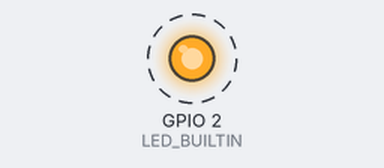
The sketch below on a simulated ESP32. On the bench: output pins drawn as LEDs (lit = HIGH). Dashed ring = blinking. WiFi joins after 1.5 s; servers stay silent unless stated; what the sketch prints to the serial monitor is not drawn.

Above: at 2.5 s.
Timing chart, 0 to 6.6 s (numbered marks = the images above):
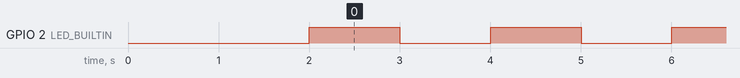

The sketch:

Sample_OTA_same_network.ino
```cpp
//Make sure network for pc and esp32 should be same
//Go through the Readme.md file for step wise understanding
#include <WiFi.h>
#include <ArduinoOTA.h>

const char* ssid = "khadgisujan"; // Replace with your WiFi SSID
const char* password = "CLB279EF91"; // Replace with your WiFi password

void setup() {
  Serial.begin(115200);
  pinMode(LED_BUILTIN, OUTPUT);

  // Connect to Wi-Fi
  WiFi.begin(ssid, password);
  while (WiFi.status() != WL_CONNECTED) {
    delay(1000);
    Serial.println("Connecting to WiFi...");
  }

  // Start OTA
  ArduinoOTA.begin();

  Serial.println("Ready");
  Serial.print("IP address: ");
  Serial.println(WiFi.localIP());
}

void loop() {
  ArduinoOTA.handle(); // Handle OTA updates

  digitalWrite(LED_BUILTIN, HIGH); // Turn the LED on
  delay(1000);                      // Wait for a second
  digitalWrite(LED_BUILTIN, LOW);  // Turn the LED off
  delay(1000);                      // Wait for a second
}
```

Measured:
- by itself, GPIO 2 (LED_BUILTIN): alternates HIGH for 1.0 s and LOW for 1.0 s
